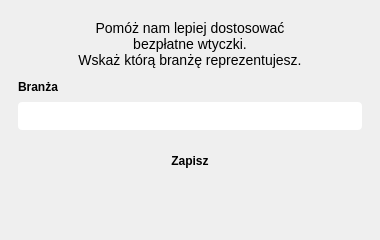
<?xml version="1.0" encoding="UTF-8"?>
<ui version="4.0">
 <class>Dialog</class>
 <widget class="QDialog" name="Dialog">
  <property name="geometry">
   <rect>
    <x>0</x>
    <y>0</y>
    <width>380</width>
    <height>240</height>
   </rect>
  </property>
  <property name="windowTitle">
   <string>Wybór branży</string>
  </property>
  <property name="styleSheet">
   <string notr="true">QLabel#label { font-size: 14px; }
QLabel#lbl_field { font-weight: 700; }
QLabel#lbl_logo { padding: 2px 6px; }
QComboBox { border-radius: 4px; padding: 3px 8px; min-height: 22px; }
QComboBox::drop-down { subcontrol-origin: padding; subcontrol-position: center right; width: 22px; border: none; }
QComboBox::down-arrow { image: url(archiwalnaimg:chevron_down.svg); width: 12px; height: 12px; }
QPushButton#pushButton { font-weight: 700; border: none; border-radius: 4px; padding: 5px 16px; }
QPushButton:focus, QComboBox:focus { outline: none; }

QDialog[theme="light"] { background: #ffffff; }
QDialog[theme="light"] QLabel { color: #23282a; }
QDialog[theme="light"] QLabel#label { color: #3b5a3e; }
QDialog[theme="light"] QFrame#footer_frame { background: #f6f8f6; border: none; border-top: 1px solid #d6ded6; }
QDialog[theme="light"] QComboBox { background: #ffffff; color: #23282a; border: 1px solid #b9c7ba; selection-background-color: #4c6e4f; selection-color: #ffffff; }
QDialog[theme="light"] QComboBox:focus, QDialog[theme="light"] QComboBox:on { border: 1px solid #4c6e4f; }
QDialog[theme="light"] QComboBox QAbstractItemView { background: #ffffff; color: #23282a; border: 1px solid #b9c7ba; selection-background-color: #4c6e4f; selection-color: #ffffff; }
QDialog[theme="light"] QPushButton#pushButton { background: #4c6e4f; color: #ffffff; }
QDialog[theme="light"] QPushButton#pushButton:hover { background: #5b8260; }
QDialog[theme="light"] QPushButton#pushButton:pressed { background: #3d5a40; }

QDialog[theme="dark"] { background: #2b2d2e; }
QDialog[theme="dark"] QLabel { color: #e6e9e7; }
QDialog[theme="dark"] QLabel#label { color: #a9cfac; }
QDialog[theme="dark"] QFrame#footer_frame { background: #303334; border: none; border-top: 1px solid #44494a; }
QDialog[theme="dark"] QComboBox { background: #1f2122; color: #e6e9e7; border: 1px solid #5a6162; selection-background-color: #5b8260; selection-color: #ffffff; }
QDialog[theme="dark"] QComboBox:focus, QDialog[theme="dark"] QComboBox:on { border: 1px solid #6f9c73; }
QDialog[theme="dark"] QComboBox QAbstractItemView { background: #1f2122; color: #e6e9e7; border: 1px solid #5a6162; selection-background-color: #5b8260; selection-color: #ffffff; }
QDialog[theme="dark"] QPushButton#pushButton { background: #5b8260; color: #ffffff; }
QDialog[theme="dark"] QPushButton#pushButton:hover { background: #6f9c73; }
QDialog[theme="dark"] QPushButton#pushButton:pressed { background: #4c6e4f; }</string>
  </property>
  <property name="theme" stdset="0">
   <string notr="true">light</string>
  </property>
  <layout class="QVBoxLayout" name="verticalLayout_root" stretch="1,0">
   <property name="spacing">
    <number>0</number>
   </property>
   <property name="leftMargin">
    <number>0</number>
   </property>
   <property name="topMargin">
    <number>0</number>
   </property>
   <property name="rightMargin">
    <number>0</number>
   </property>
   <property name="bottomMargin">
    <number>0</number>
   </property>
   <item>
    <layout class="QVBoxLayout" name="verticalLayout_body">
     <property name="spacing">
      <number>8</number>
     </property>
     <property name="leftMargin">
      <number>18</number>
     </property>
     <property name="topMargin">
      <number>20</number>
     </property>
     <property name="rightMargin">
      <number>18</number>
     </property>
     <property name="bottomMargin">
      <number>16</number>
     </property>
     <item>
      <widget class="QLabel" name="label">
       <property name="text">
        <string>&lt;html&gt;&lt;head/&gt;&lt;body&gt;&lt;p align=&quot;center&quot;&gt;Pomóż nam lepiej dostosować&lt;br/&gt;bezpłatne wtyczki.&lt;br/&gt;Wskaż którą branżę reprezentujesz.&lt;/p&gt;&lt;/body&gt;&lt;/html&gt;</string>
       </property>
       <property name="wordWrap">
        <bool>true</bool>
       </property>
      </widget>
     </item>
     <item>
      <spacer name="verticalSpacer_body">
       <property name="orientation">
        <enum>Qt::Vertical</enum>
       </property>
       <property name="sizeType">
        <enum>QSizePolicy::Fixed</enum>
       </property>
       <property name="sizeHint" stdset="0">
        <size>
         <width>10</width>
         <height>4</height>
        </size>
       </property>
      </spacer>
     </item>
     <item>
      <widget class="QLabel" name="lbl_field">
       <property name="text">
        <string>Branża</string>
       </property>
      </widget>
     </item>
     <item>
      <widget class="QComboBox" name="comboBox">
       <property name="minimumSize">
        <size>
         <width>0</width>
         <height>30</height>
        </size>
       </property>
       <property name="maxVisibleItems">
        <number>17</number>
       </property>
       <property name="editable">
        <bool>false</bool>
       </property>
      </widget>
     </item>
     <item>
      <spacer name="verticalSpacer_bottom">
       <property name="orientation">
        <enum>Qt::Vertical</enum>
       </property>
       <property name="sizeHint" stdset="0">
        <size>
         <width>10</width>
         <height>10</height>
        </size>
       </property>
      </spacer>
     </item>
     <item>
      <layout class="QHBoxLayout" name="horizontalLayout_buttons">
       <item>
        <spacer name="horizontalSpacer_buttons">
         <property name="orientation">
          <enum>Qt::Horizontal</enum>
         </property>
         <property name="sizeHint" stdset="0">
          <size>
           <width>40</width>
           <height>10</height>
          </size>
         </property>
        </spacer>
       </item>
       <item>
        <widget class="QPushButton" name="pushButton">
         <property name="minimumSize">
          <size>
           <width>110</width>
           <height>30</height>
          </size>
         </property>
         <property name="cursor">
          <cursorShape>PointingHandCursor</cursorShape>
         </property>
         <property name="text">
          <string>Zapisz</string>
         </property>
         <property name="default">
          <bool>true</bool>
         </property>
        </widget>
       </item>
       <item>
        <spacer name="horizontalSpacer_buttons_right">
         <property name="orientation">
          <enum>Qt::Horizontal</enum>
         </property>
         <property name="sizeHint" stdset="0">
          <size>
           <width>40</width>
           <height>10</height>
          </size>
         </property>
        </spacer>
       </item>
      </layout>
     </item>
    </layout>
   </item>
   <item>
    <widget class="QFrame" name="footer_frame">
     <layout class="QHBoxLayout" name="horizontalLayout_footer">
      <property name="leftMargin">
       <number>12</number>
      </property>
      <property name="topMargin">
       <number>6</number>
      </property>
      <property name="rightMargin">
       <number>12</number>
      </property>
      <property name="bottomMargin">
       <number>6</number>
      </property>
      <item>
       <widget class="QLabel" name="lbl_logo">
        <property name="minimumSize">
         <size>
          <width>160</width>
          <height>36</height>
         </size>
        </property>
        <property name="alignment">
         <set>Qt::AlignCenter</set>
        </property>
       </widget>
      </item>
     </layout>
    </widget>
   </item>
  </layout>
 </widget>
 <tabstops>
  <tabstop>comboBox</tabstop>
  <tabstop>pushButton</tabstop>
 </tabstops>
 <resources/>
 <connections/>
</ui>
